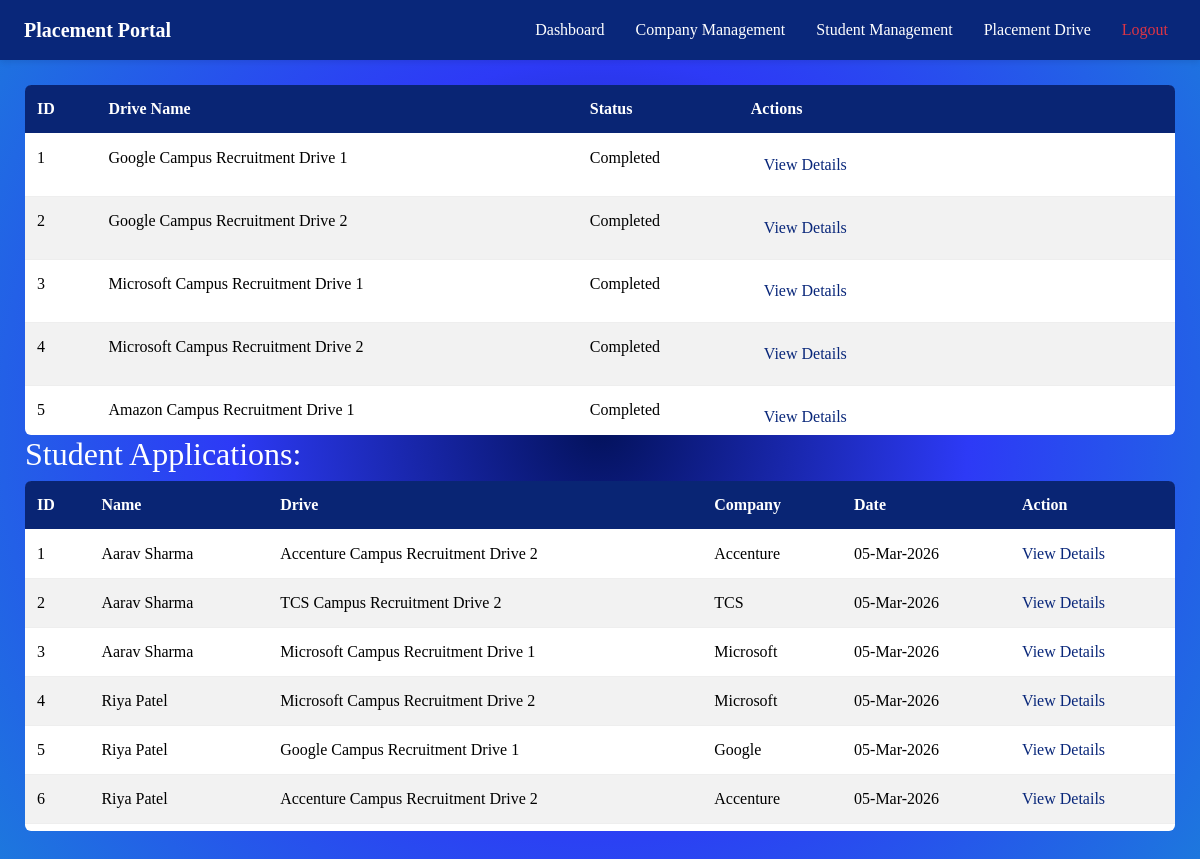
The page /admin/1/jobDrives (signed in) on the database its author committed.
### models.py (models this page shows)
class JobPosition(db.Model):
    __tablename__ = "jobpositions"
    jobId = db.Column(db.Integer, primary_key = True, autoincrement = True)
    companyId = db.Column(db.Integer, db.ForeignKey("companies.companyId"), nullable = False)
    driveName = db.Column(db.String, nullable = False)
    positionOpen= db.Column(db.String, nullable = False)
    description = db.Column(db.String, nullable = False)
    skillsRequired = db.Column(db.String, nullable = False)
    experienceRequired = db.Column(db.String, nullable = False)
    active = db.Column(db.Boolean, default = True, nullable = False)
    salary = db.Column(db.String, nullable = False)
    location = db.Column(db.String, nullable = False)
    company = db.relationship('Company', back_populates = "jobs")
    applications = db.relationship('Application', back_populates = 'job', lazy = True, cascade = "all, delete-orphan")

class Application(db.Model):
    __tablename__ = "applications"
    applicationId = db.Column(db.Integer, autoincrement = True , primary_key = True)
    studentId = db.Column(db.Integer, db.ForeignKey("students.studentId"))
    jobId  = db.Column(db.Integer, db.ForeignKey("jobpositions.jobId"))
    status = db.Column(db.String, default = "Applied", nullable = False)
    appliedOn = db.Column(db.DateTime, default = datetime.utcnow)
    student = db.relationship('Student', back_populates = "applications")
    job = db.relationship('JobPosition', back_populates = 'applications')
    placement = db.relationship('Placement', back_populates = "application" , uselist = False, cascade = "all, delete-orphan")

class Student(db.Model):
    __tablename__ = "students"
    studentId = db.Column(db.Integer,autoincrement = True, primary_key = True )
    userId = db.Column(db.Integer, db.ForeignKey("users.userId"), nullable = False)
    name = db.Column(db.String, nullable = False)
    contactNumber = db.Column(db.Integer , nullable = False)
    department = db.Column(db.String, nullable = False)
    resume = db.Column(db.String, nullable = False)
    experience = db.Column(db.String, nullable = False)
    skills = db.Column(db.String, nullable = False)
    user = db.relationship('User', back_populates = "student")
    applications = db.relationship('Application', back_populates = "student", lazy = True, cascade = "all, delete-orphan")

class Company(db.Model):
    __tablename__ = "companies"
    companyId = db.Column(db.Integer, autoincrement = True, primary_key = True)
    userId = db.Column(db.Integer, db.ForeignKey("users.userId"), nullable = False)
    companyName = db.Column(db.String, nullable = False)
    industry = db.Column(db.String, nullable = False)
    description = db.Column(db.String, nullable = False)
    companyEmail = db.Column(db.String,nullable = False)
    approved = db.Column(db.Boolean, default = False, nullable = False)
    jobs = db.relationship('JobPosition', back_populates = "company", lazy = True, cascade = "all, delete-orphan")
    user = db.relationship('User', back_populates = "company")

### app.py (the view)
@app.route('/admin/<int:adminId>/jobDrives')
@role_required('Admin')
def showDrives(adminId):
    viewAppId = request.args.get("viewAppId")
    viewDriveId = request.args.get("viewDriveId")
    selectedApplication = None
    selectedDrive = None
    if viewAppId:
        selectedApplication = Application.query.filter_by(applicationId = viewAppId).first()
    if viewDriveId:
        selectedDrive = JobPosition.query.filter_by(jobId = viewDriveId).first()
    drives = JobPosition.query.all()
    applications = Application.query.all()
    return(render_template('./admin/jobpositions.html', adminId = adminId, drives = drives, applications = applications, selectedApplication = selectedApplication, selectedDrive = selectedDrive))

### app.py (called while the page is built)
@loginManager.user_loader
def load_user(userId):
    return db.session.get(User, int(userId))

def role_required(role):
    def wrapper(func):
        @wraps(func)
        @login_required
        def decorated_function(*args, **kwargs):
            if current_user.role != role:
                abort(403)
            return func(*args,**kwargs)
        return decorated_function
    return wrapper

### templates/admin/jobpositions.html (shortened to what this page needs)
<!DOCTYPE html>
<html>
    <head>
        <link href="https://cdn.jsdelivr.net/npm/bootstrap@5.3.3/dist/css/bootstrap.min.css" rel="stylesheet">
        <link rel="stylesheet" href="../../static/css/style.css">
    </head>
    <body class = "p-6">
    <nav class="navbar navbar-expand-lg px-4">
        <a class="navbar-brand" href="{{ url_for('showAdminDash', adminId = adminId ) }}">Placement Portal</a>
        <div class="collapse navbar-collapse">
            <ul class="navbar-nav ms-auto">
                <li class = "nav-item">
                    <a class = "nav-link" href = "{{ url_for('showAdminDash', adminId = adminId) }}">Dashboard</a>
                </li>
                <li class = "nav-item">
                    <a class = "nav-link" href = "{{ url_for('showCompanies', adminId = adminId) }}">Company Management</a>
                </li>
                <li class = "nav-item">
                    <a class = "nav-link" href = "{{ url_for('showStudents', adminId = adminId) }}">Student Management</a>
                </li>
                <li class = "nav-item">
                    <a class = "nav-link" href = "{{ url_for('showDrives', adminId = adminId) }}">Placement Drive</a>
                </li>
                <li class = "nav-item">
                    <a class = "nav-link text-danger" href = "{{ url_for('logout') }}">Logout</a>
                </li>
            </ul>
        </div>
    </nav>
    <div class ="content">
        <div class="table-container">
        <table class = "table table-striped">
            <tr>
                <th>ID</th>
                <th>Drive Name</th>
                <th>Status</th>
                <th>Actions</th>
            </tr>
            {%  for drive in drives %}
            <tr>
                <td>{{ drive.jobId }}</td>
                <td> {{ drive.driveName }}</td>
                <td>
                    {% if drive.active %}
                    On going
                    {% else %}
                    Completed
                    {% endif %}
                </td>
                <td>
                    <a class="btn" href = "{{ url_for('showDrives', viewDriveId = drive.jobId, adminId = adminId) }}">View Details</a>
                </td>
            </tr>
            {% endfor %}
        </table>
        </div>
        <h2> Student Applications: </h2>
        <div class="table-container">
        <table class = "table table-striped">
            <tr>
                <th>ID</th>
                <th>Name</th>
                <th>Drive</th>
                <th>Company</th>
                <th>Date</th>
                <th>Action</th>
            </tr>
            {% for application in applications %}
            <tr>
                <td>{{ application.applicationId }}</td>
                <td>{{ application.student.name }}</td>
                <td>{{ application.job.driveName }}</td>
                <td>{{ application.job.company.companyName }}</td>
                <td>{{ application.appliedOn.strftime(' %d-%b-%Y') }}</td>
                <td><a href = "{{url_for('showDrives', viewAppId = application.applicationId, adminId = adminId)}}">View Details</a></td>
            </tr>
            {% endfor %}
        </table>
        </div>
    </div>
    </body>
</html>

### static/css/style.css (style rules this page uses)
body { font-family: Georgia, "Times New Roman", Times, serif; background: radial-gradient(circle,#03125c, #2d3af6, #1d77de); color: #ffffff; }
.navbar { position: sticky; top: 0; z-index: 1030; box-shadow: 0 2px 6px rgba(0, 0, 0, 0.1); background-color: #09277a; padding: 10px 20px; }
.navbar-brand { color: white; font-weight: bold; font-size: 20px; }
.nav-link { color: #ffffff; margin-left: 15px; }
.content { margin: 25px; }
.table-container { max-height: 350px; overflow-y: auto; border-radius: 6px; }
.table { background-color: white; color: #333; border-radius: 8px; border: none; box-shadow: 0 4px 12px rgba(0,0,0,0.1); }
.table th { background-color: #09277a; color: white; font-weight: 600; padding: 12px; text-align: left; top: 0; position: sticky; z-index: 1000; }
.table td { padding: 12px; border-bottom: 1px solid #eee; }
.table a { color: #09277a; text-decoration: none; font-weight: 500; }

### rows shown on the page
JobPosition: jobId "1", driveName "Google Campus Recruitment Drive 1", active "Completed"
JobPosition: jobId "2", driveName "Google Campus Recruitment Drive 2", active "Completed"
JobPosition: jobId "3", driveName "Microsoft Campus Recruitment Drive 1", active "Completed"
JobPosition: jobId "4", driveName "Microsoft Campus Recruitment Drive 2", active "Completed"
JobPosition: jobId "5", driveName "Amazon Campus Recruitment Drive 1", active "Completed"
Application: applicationId "1", student.name "Aarav Sharma", job.driveName "Accenture Campus Recruitment Drive 2", job.company.companyName "Accenture", appliedOn "05-Mar-2026"
Application: applicationId "2", student.name "Aarav Sharma", job.driveName "TCS Campus Recruitment Drive 2", job.company.companyName "TCS", appliedOn "05-Mar-2026"
Application: applicationId "3", student.name "Aarav Sharma", job.driveName "Microsoft Campus Recruitment Drive 1", job.company.companyName "Microsoft", appliedOn "05-Mar-2026"
Application: applicationId "4", student.name "Riya Patel", job.driveName "Microsoft Campus Recruitment Drive 2", job.company.companyName "Microsoft", appliedOn "05-Mar-2026"
Application: applicationId "5", student.name "Riya Patel", job.driveName "Google Campus Recruitment Drive 1", job.company.companyName "Google", appliedOn "05-Mar-2026"
Application: applicationId "6", student.name "Riya Patel", job.driveName "Accenture Campus Recruitment Drive 2", job.company.companyName "Accenture", appliedOn "05-Mar-2026"
